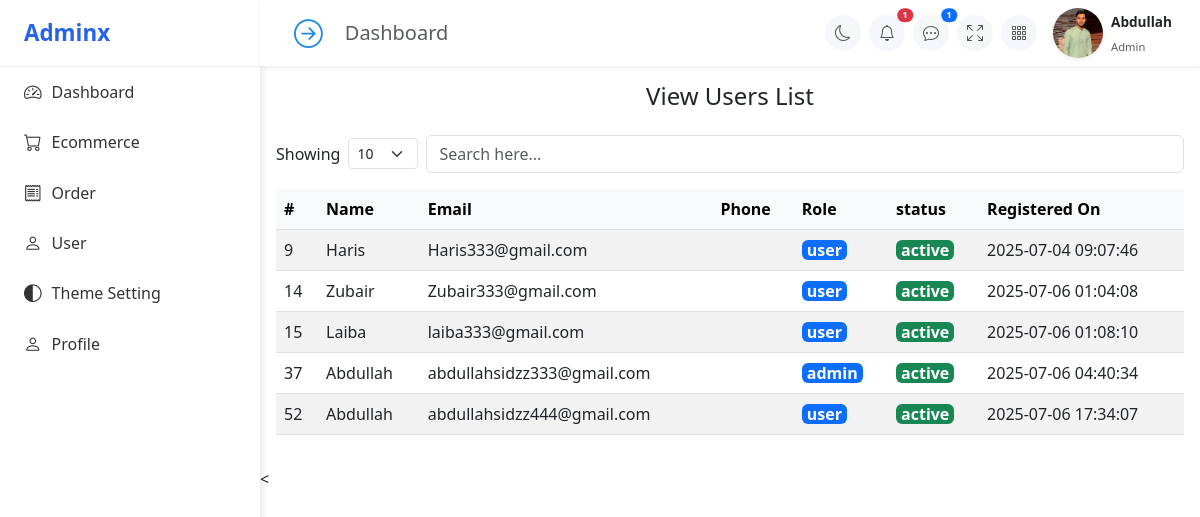
/Server/Admin-Panel/Users.php (signed in), run on an earlier commit of the app's database.
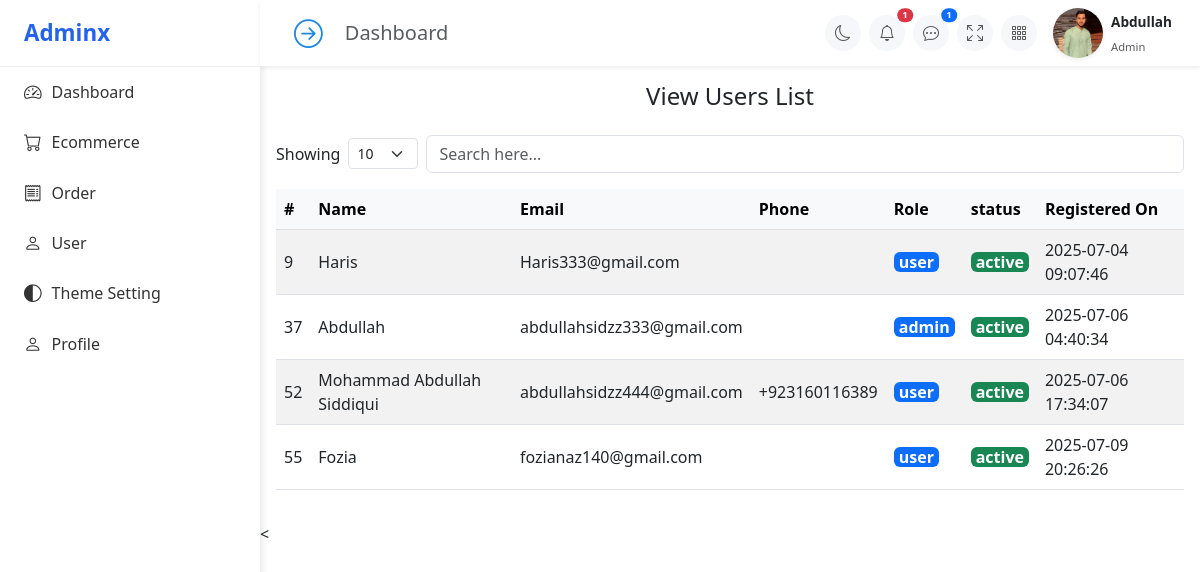
And on a later commit of the database.
### tables this page shows
CREATE TABLE `users` (
  `id` int(11) NOT NULL,
  `name` varchar(100) NOT NULL,
  `email` varchar(100) NOT NULL,
  `password` varchar(255) NOT NULL,
  `phone` varchar(20) DEFAULT NULL,
  `role` enum('user','admin') DEFAULT 'user',
  `status` enum('active','inactive') DEFAULT 'active',
  `created_at` datetime DEFAULT current_timestamp(),
  `updated_at` datetime DEFAULT current_timestamp() ON UPDATE current_timestamp(),
  `user_profile` varchar(255) NOT NULL DEFAULT '',
  `gender` enum('male','female') DEFAULT 'male'
);

### Server/Admin-Panel/Users.php (the view, shortened to what this page needs)
<?php
include("./Sidebar.php");
?>
<div class="container  p-3">
  <h4 class="mb-4 text-center ">View Users List</h4>
  <div class="d-flex justify-content-between align-items-center mb-3 flex-wrap gap-2 table-control-wrapper">
    <div class="d-flex align-items-center gap-2 flex-wrap">
      <label for="showEntries">Showing</label>
      <select id="showEntries" class="form-select form-select-sm" style="width: 70px;">
        <option selected>10</option>
      </select>
    </div>
    <input type="text" class="form-control w-50 flex-grow-1 " placeholder="Search here..." />
  </div>
  <div class="table-responsive">
    <table class="table table-hover   table-striped align-middle">
      <thead class="table-light">
        <tr>
          <th>#</th>
          <th>Name</th>
          <th>Email</th>
          <th>Phone</th>
          <th>Role</th>
          <th>status</th>
          <th>Registered On</th>
        </tr>
      </thead>
      <tbody>
        <?php
        $sql = "SELECT * from users";
        $result = $conn->query($sql);
        while ($row = $result->fetch_assoc()) {
        ?>
          <tr>
            <td><?= $row['id'] ?></td>
            <td><?= $row['name'] ?></td>
            <td><?= $row['email'] ?></td>
            <td><?= $row['phone'] ?></td>
            <td><span class="badge bg-primary fs-6"><?= $row['role'] ?></span></td>
            <td><span class="badge bg-success fs-6"><?= $row['status'] ?></span></td>
            <td><?= $row['created_at'] ?></td>
          </tr>
        <?php
        }
        ?>
      </tbody>
    </table>
  </div>
</div>
<

### Server/Admin-Panel/Sidebar.php (shortened to what this page needs)
<?php
include("./config/db.php");
if (isset($_SESSION['admin_id'])) {
  $admin_id = $_SESSION['admin_id'] ?? "";
  $sql = "SELECT * FROM users WHERE id = $admin_id  ";
  $result = $conn->query($sql);
  if ($row = $result->fetch_assoc()) {
    $adminName = $row['name'];
  }
} else {
  header("Location: ../Client/login.php");
  exit();
}
?>
<div class="sidebar active " id="sidebar">
  <div class="logo ">Adminx</div>
  <div id="sidebarAccordion">
    <ul class="nav flex-column">
      <li class="nav-item">
        <a class="nav-link" href="./Dashbboard.php">
          <i class="bi bi-speedometer2"></i> Dashboard
        </a>
      </li>
      <li class="nav-item">
        <a class="nav-link" data-bs-toggle="collapse" href="#ecommerceMenu" role="button">
          <i class="bi bi-cart"></i> Ecommerce
        </a>
      </li>
      <li class="nav-item">
        <a class="nav-link" data-bs-toggle="collapse" href="#orderMenu" role="button">
          <i class="bi bi-receipt"></i> Order
        </a>
      </li>
      <li class="nav-item">
        <a class="nav-link" data-bs-toggle="collapse" href="#userMenu" role="button">
          <i class="bi bi-person"></i> User
        </a>
      </li>
      <li class="nav-item">
        <a class="nav-link" data-bs-toggle="collapse" href="#theme" role="button">
          <i class="bi bi-circle-half"></i>Theme Setting
        </a>
      </li>
      <li class="nav-item">
        <a class="nav-link" href="./admin_profile.php"><i class="bi bi-person"></i> Profile</a>
      </li>
    </ul>
  </div>
</div>
<div class="content-wrapper shifted" id="contentWrapper">
  <nav class="navbar navbar-expand-lg navbar-light bg-white shadow-sm px-3 py-2 sticky-top">
    <div class="container-fluid d-flex align-items-center">
      <button id="sidebarToggle" class="sidebar-toggle-btn me-3">
        <i id="toggleIcon" class="bi bi-arrow-right-circle"></i>
      </button>
      <div class="flex-grow-1 me-3">
        <h5 class="mb-0 text-muted">Dashboard</h5>
      </div>
      <ul class="navbar-nav flex-row align-items-center gap-2">
        <li class="nav-item">
          <a class="nav-link icon-btn" href="#">
            <i class="bi bi-moon"></i>
          </a>
        </li>
        <li class="nav-item position-relative">
          <a class="nav-link icon-btn" href="#">
            <i class="bi bi-bell"></i>
            <span class="badge bg-danger rounded-pill position-absolute top-0 start-100 translate-middle">1</span>
          </a>
        </li>
        <li class="nav-item position-relative">
          <a class="nav-link icon-btn" href="#">
            <i class="bi bi-chat-dots"></i>
            <span class="badge bg-primary rounded-pill position-absolute top-0 start-100 translate-middle">1</span>
          </a>
        </li>
        <li class="nav-item">
          <a class="nav-link icon-btn" href="#">
            <i class="bi bi-arrows-fullscreen"></i>
          </a>
        </li>
        <li class="nav-item">
          <a class="nav-link icon-btn" href="#">
            <i class="bi bi-grid-3x3-gap"></i>
          </a>
        </li>
        <li class="nav-item d-flex align-items-center ms-2">
          <a href="./admin_profile.php"><img src="./assets/Images/Abdullah.jpg"
              class="shadow-sm me-2"
              style="border-radius: 50%; object-fit: cover;"
              width="50" height="50" alt="User">
          </a>
          <div class="user-info">
            <span class="fw-semibold"><?= $adminName ?></span><br>
            <small class="text-muted">Admin</small>
          </div>
        </li>
      </ul>
    </div>
  </nav>

### Server/Admin-Panel/Assets/CSS/admin.css (style rules this page uses)
.sidebar { position: fixed; top: 0; left: -260px; width: 260px; height: 100%; background-color: #fff; box-shadow: 2px 0 8px rgba(0,0,0,0.1); transition: left 0.3s ease; z-index: 1000; overflow-y: auto; }
.sidebar.active { left: 0; }
.sidebar .logo { padding: 1rem 1.5rem; font-size: 1.4rem; font-weight: bold; color: #2563EB ; border-bottom: 1px solid #f0f0f0; }
.sidebar .nav-link { padding: 0.75rem 1.5rem; color: #333; font-weight: 500; display: flex; align-items: center; }
.sidebar .nav-link i { margin-right: 10px; font-size: 1.1rem; }
.content-wrapper { margin-left: 0; transition: margin-left 0.3s ease; }
.content-wrapper.shifted { margin-left: 260px; }
.sidebar-toggle-btn { border: none; background: transparent; font-size: 1.8rem; color: #1e88e5; cursor: pointer; transition: transform 0.3s ease, color 0.3s ease; }
.icon-btn { background-color: #f5f7fa; border-radius: 50%; width: 36px; height: 36px; display: flex; align-items: center; justify-content: center; color: #555; position: relative; transition: all 0.2s ease; }
.badge { font-size: 0.6rem; padding: 2px 5px; }
.user-info span { font-size: 0.85rem; }
.user-info small { font-size: 0.7rem; }

### Server/Admin-Panel/Sidebar.php (style rules this page uses)
.content-wrapper { margin-left: 0; transition: margin-left 0.3s ease; }
.content-wrapper.shifted { margin-left: 260px; }
.sidebar-toggle-btn { border: none; background: transparent; font-size: 1.8rem; color: #1e88e5; cursor: pointer; transition: transform 0.3s ease, color 0.3s ease; }
.icon-btn { background-color: #f5f7fa; border-radius: 50%; width: 36px; height: 36px; display: flex; align-items: center; justify-content: center; color: #555; position: relative; transition: all 0.2s ease; }
.badge { font-size: 0.6rem; padding: 2px 5px; }
.user-info span { font-size: 0.85rem; }
.user-info small { font-size: 0.7rem; }
.sidebar { position: fixed; top: 0; left: -260px; width: 260px; height: 100%; background-color: #fff; box-shadow: 2px 0 8px rgba(0, 0, 0, 0.1); transition: left 0.3s ease; z-index: 1000; overflow-y: auto; }
.sidebar { left: -260px; }
.sidebar.active { left: 0; }
.sidebar .logo { padding: 1rem 1.5rem; font-size: 1.4rem; font-weight: bold; color: #2563EB; border-bottom: 1px solid #f0f0f0; text-decoration: none; }
.sidebar .nav-link { padding: 0.75rem 1.5rem; color: #333; font-weight: 500; display: flex; align-items: center; }
.sidebar .nav-link i { margin-right: 10px; font-size: 1.1rem; }

What changed in the data, as far as the page shows it:
removed users: id "14", name "Zubair", email "Zubair333@gmail.com", role "user", status "active", created_at "2025-07-06 01:04:08"
removed users: id "15", name "Laiba", email "laiba333@gmail.com", role "user", status "active", created_at "2025-07-06 01:08:10"
changed users "abdullahsidzz444@gmail.com": name "Abdullah" → "Mohammad Abdullah Siddiqui"; phone (not shown) → "+923160116389"
added users: id "55", name "Fozia", email "fozianaz140@gmail.com", role "user", status "active", created_at "2025-07-09 20:26:26"
